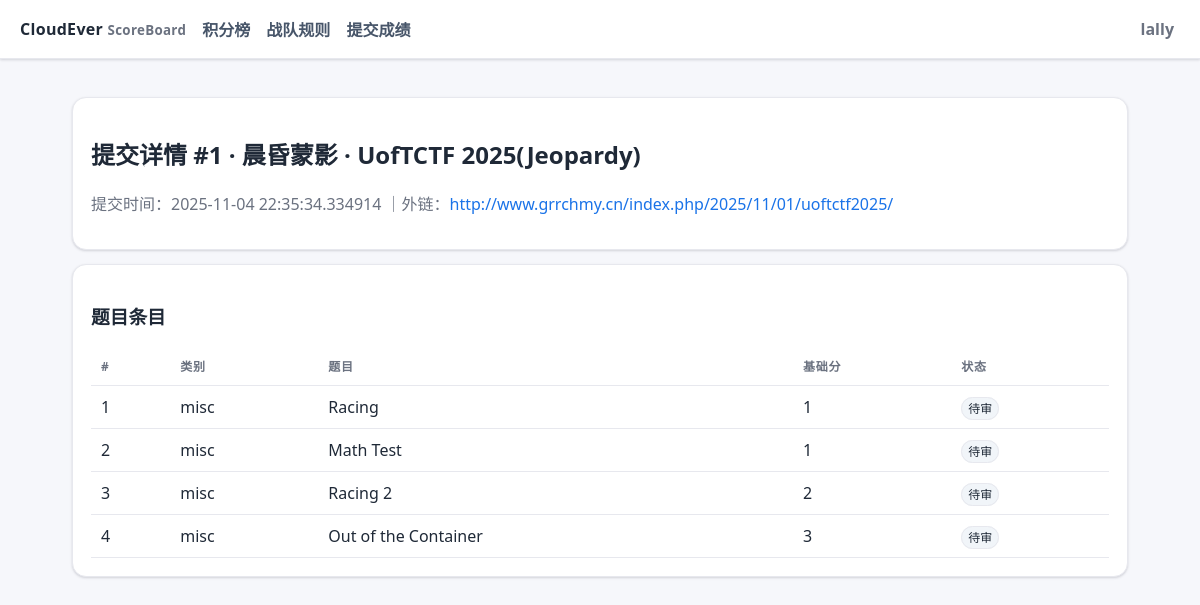
Page /submission/1 (signed in) on the committed database.
### ceboard/models.py (models this page shows)
class User(Base):
    __tablename__ = "users"
    id = Column(Integer, primary_key=True)
    username = Column(String, unique=True, nullable=False)
    password_hash = Column(String, nullable=False)
    role = Column(String, default="member")  # 'admin' or 'member'
    team_type = Column(String, default="sub")  # 'main' or 'sub'
    is_active = Column(Boolean, default=True)
    avatar_filename = Column(String, nullable=True)
    submissions = relationship("Submission", back_populates="user")

class Submission(Base):
    __tablename__ = "submissions"
    id = Column(Integer, primary_key=True)
    user_id = Column(Integer, ForeignKey("users.id"), nullable=False)
    event_id = Column(Integer, ForeignKey("events.id"), nullable=False)
    created_at = Column(DateTime(timezone=True), default=lambda: datetime.now(TZ))
    wp_url = Column(String, nullable=True)
    wp_md = Column(Text, nullable=True)
    user = relationship("User", back_populates="submissions")
    event = relationship("Event", back_populates="submissions")
    items = relationship("SubmissionItem", back_populates="submission", cascade="all,delete-orphan")

class Event(Base):
    __tablename__ = "events"
    id = Column(Integer, primary_key=True)
    name = Column(String, nullable=False)
    start_time = Column(DateTime(timezone=True))
    end_time = Column(DateTime(timezone=True))
    weight = Column(Float, default=1.0)
    is_reproduction = Column(Boolean, default=False)
    is_active = Column(Boolean, default=True)
    challenges = relationship("Challenge", back_populates="event", cascade="all,delete")
    submissions = relationship("Submission", back_populates="event")

class SubmissionItem(Base):
    __tablename__ = "submission_items"
    id = Column(Integer, primary_key=True)
    submission_id = Column(Integer, ForeignKey("submissions.id"), nullable=False)
    challenge_id = Column(Integer, ForeignKey("challenges.id"), nullable=False)
    approved = Column(Boolean, default=False)
    revoked = Column(Boolean, default=False)
    created_at = Column(DateTime(timezone=True), default=lambda: datetime.now(TZ))
    submission = relationship("Submission", back_populates="items")
    challenge = relationship("Challenge")

class Challenge(Base):
    __tablename__ = "challenges"
    id = Column(Integer, primary_key=True)
    event_id = Column(Integer, ForeignKey("events.id"), nullable=False)
    name = Column(String, nullable=False)
    category = Column(String, default="misc")
    base_score = Column(Integer, default=100)
    event = relationship("Event", back_populates="challenges")

### ceboard/routers/public.py (the view)
@router.get("/submission/{sub_id}", response_class=HTMLResponse)
def submission_detail(sub_id: int, request: Request, db = Depends(get_db), current_user = Depends(get_current_user)):
    sub = db.get(Submission, sub_id)
    if not sub:
        raise HTTPException(404, "提交不存在")
    items = db.query(SubmissionItem).filter(SubmissionItem.submission_id == sub_id).all()
    wp_html = md_to_html(sub.wp_md)
    return render_template("submission_detail.html", title="提交详情", current_user=current_user, sub=sub, user=sub.user, event=sub.event, items=items, wp_html=wp_html)

### templates/submission_detail.html (shortened to what this page needs)
{% extends 'base.html' %}
{% block content %}
<div class="card">
  <h2>提交详情 #{{ sub.id }} · {{ user.username }} · {{ event.name }}</h2>
  <p class="muted">
    提交时间：{{ sub.created_at }}
  {% if sub.wp_url %}｜外链：<a href="{{ sub.wp_url }}" target="_blank" rel="noopener noreferrer nofollow">{{ sub.wp_url }}</a>{% endif %}
  </p>
</div>
<div class="card">
  <h3>题目条目</h3>
  <table>
    <thead><tr><th>#</th><th>类别</th><th>题目</th><th>基础分</th><th>状态</th></tr></thead>
    <tbody>
    {% for it in items %}
      <tr>
        <td>{{ loop.index }}</td>
        <td>{{ it.challenge.category }}</td>
        <td>{{ it.challenge.name }}</td>
        <td>{{ it.challenge.base_score }}</td>
        <td>
          {% if not it.approved %}<span class="status pending">待审</span>
          {% elif it.revoked %}<span class="status rev">已撤销</span>
          {% else %}<span class="status ok">已计分</span>{% endif %}
        </td>
      </tr>
    {% else %}
      <tr><td colspan="5" class="muted">无</td></tr>
    {% endfor %}
    </tbody>
  </table>
</div>
{% endblock %}

### templates/base.html (shortened to what this page needs)
<!doctype html>
<html lang="zh-CN">
<head>
</head>
<body>
  <header>
    <div class="brand">CloudEver <small>ScoreBoard</small></div>
    <div class="nav">
  <a href="/">积分榜</a>
      <a href="/rules">战队规则</a>
      <a href="/submit">提交成绩</a>
    </div>
    <div style="margin-left:auto">
      {% if current_user %}
        <div class="user-menu" id="userMenu">
          <div class="user-trigger" id="userTrigger">
            <span class="muted" style="font-weight:600">{{ current_user.username }}</span>
          </div>
        </div>
      {% else %}
        <a class="btn secondary" href="/auth/login">登录</a>
        <a class="btn" style="margin-left:8px" href="/auth/register">注册</a>
      {% endif %}
    </div>
  </header>
  <div class="wrap">
    {% block content %}{% endblock %}
  </div>
</body>
</html>

### templates/base.html (style rules this page uses)
:root { --bg:#f6f7fb; --surface:#ffffff; --border:#e7e8ee; --text:#1f2937; --muted:#6b7280; --accent:#1a73e8; --accent-2:#185abc; --success:#16a34a; --warn:#e11d48; --shadow:0 1px 2px rgba(16,24,40,.06), 0 1px 3px rgba(16,24,40,.1); }
* { box-sizing:border-box }
html,body { height:100% }
body { font-family: ui-sans-serif, system-ui, -apple-system, Segoe UI, Roboto, 'Noto Sans SC', Arial; margin:0; color:var(--text); background:var(--bg); }
header { position:sticky; top:0; z-index:10; display:flex; align-items:center; gap:16px; padding:12px 20px; background:var(--surface); border-bottom:1px solid var(--border); box-shadow: var(--shadow); }
.brand { font-weight:800; letter-spacing:.3px }
.brand small { color:var(--muted); font-weight:600 }
.nav a { margin-right:12px; color:#475569; text-decoration:none; font-weight:600; padding:8px 0 }
.wrap { max-width:1100px; margin:0 auto; padding:24px 22px }
.card { position:relative; margin:14px 0; padding:18px 18px; background:var(--surface); border:1px solid var(--border); border-radius:14px; box-shadow: var(--shadow); }
.muted { color:var(--muted) }
a { color:var(--accent); text-decoration:none }
table { width:100%; border-collapse:separate; border-spacing:0; background:#fff }
thead th { font-size:12px; text-transform:uppercase; letter-spacing:.06em; color:#6b7280 }
th,td { padding:10px 10px; border-bottom:1px solid var(--border); text-align:left }
.status { font-size:12px; padding:2px 6px; border-radius:999px; border:1px solid var(--border) }
.pending { background:#f1f5f9 }
.user-menu { position:relative }
.user-trigger { display:flex; align-items:center; gap:8px; padding:6px; border-radius:999px; cursor:pointer }

### rows in the picture
User: username "lally"
Submission: id "1", created_at "2025-11-04 22:35:34.334914", wp_url "http://www.grrchmy.cn/index.php/2025/11/01/uoftctf2025/"
User: username "晨昏蒙影"
Event: name "UofTCTF 2025(Jeopardy)"
SubmissionItem: challenge.category "misc", challenge.name "Racing", challenge.base_score "1", approved "待审"
SubmissionItem: challenge.category "misc", challenge.name "Math Test", challenge.base_score "1", approved "待审"
SubmissionItem: challenge.category "misc", challenge.name "Racing 2", challenge.base_score "2", approved "待审"
SubmissionItem: challenge.category "misc", challenge.name "Out of the Container", challenge.base_score "3", approved "待审"
